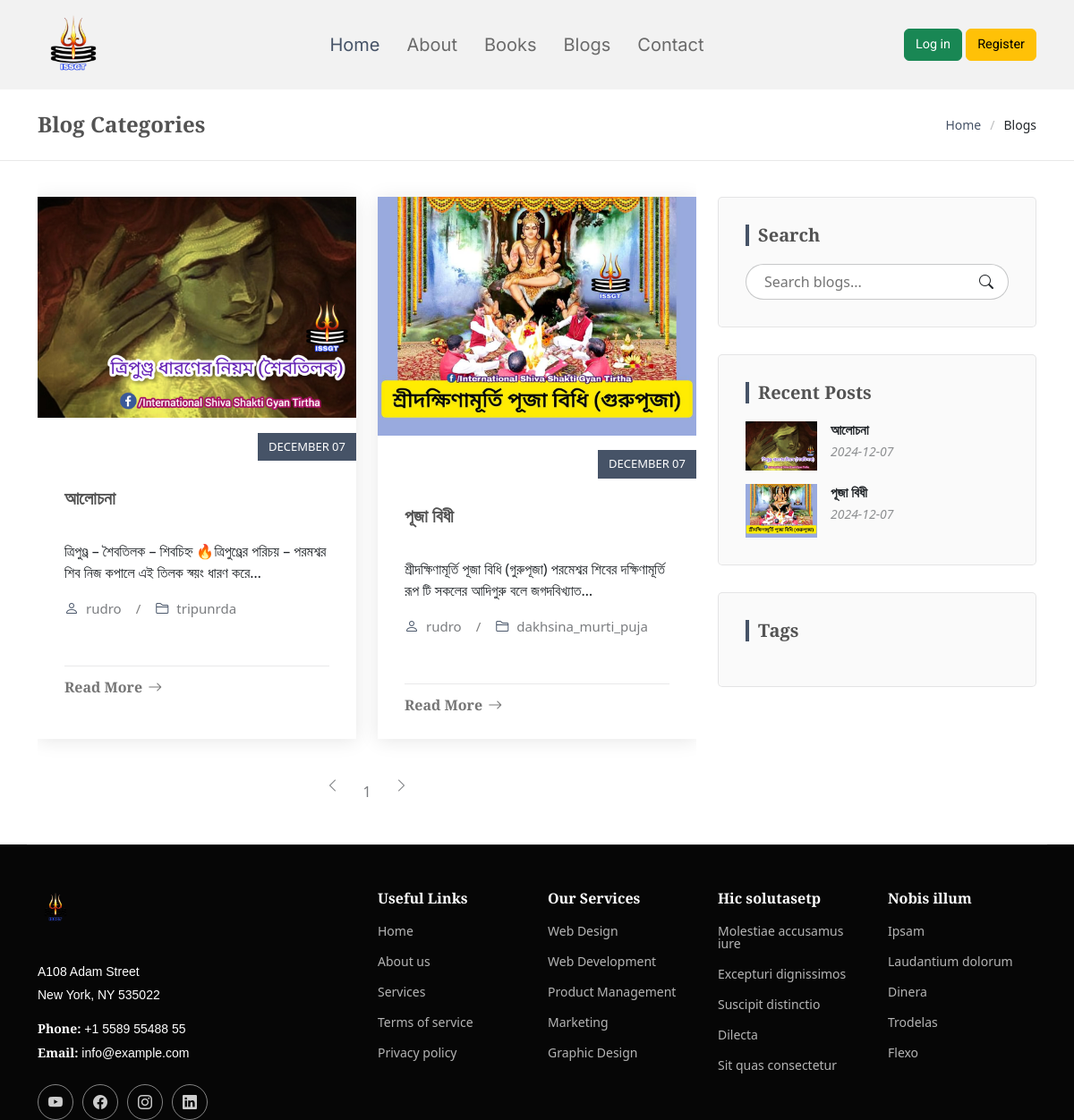
The page /blogs/ on the database as committed earlier.
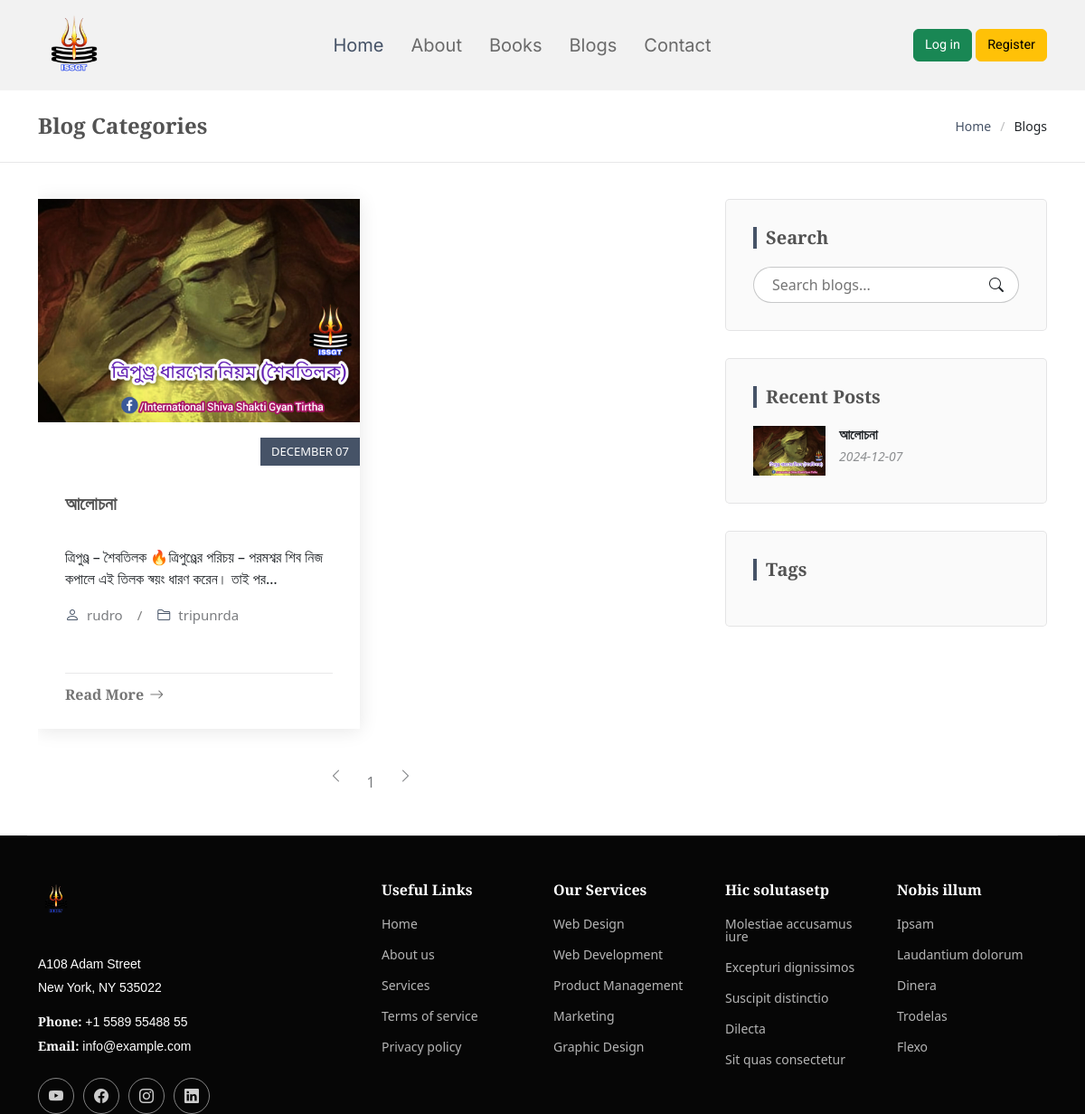
The same page on the database as committed later.
### home/models.py (models this page shows, shortened)
class HomeBlog(models.Model):
    category = models.ForeignKey(Category, on_delete=models.CASCADE, related_name="blogs", verbose_name="Category")  # Blog category
    slug = models.SlugField(unique=True, verbose_name="Slug")  # URL-friendly slug for each blog
    published_date = models.DateTimeField(auto_now_add=True, verbose_name="Published Date")  # When the blog is published
    image = models.ImageField(upload_to='photos/blogs', blank=True, null=True, verbose_name="Image")  # Blog image
    is_featured = models.BooleanField(default=False, verbose_name="Featured")  # Whether the blog is featured
    content = models.TextField(verbose_name="Content")  # Full content of the blog post
    author = models.ForeignKey(settings.AUTH_USER_MODEL, on_delete=models.CASCADE, related_name="blogs", verbose_name="Author", default=1)
    class Meta:
        verbose_name = 'HomeBlog'
        verbose_name_plural = 'Home Blogs'

class Category(models.Model):
    name = models.CharField(max_length=100, unique=True, verbose_name="Category Name")
    slug = models.SlugField(unique=True, verbose_name="Slug")
    class Meta:
        verbose_name = "Category"
        verbose_name_plural = "Categories"
    def __str__(self):
        return self.name

### account/models.py (models this page shows, shortened)
class Account(AbstractBaseUser):
    first_name = models.CharField(max_length=50)
    last_name = models.CharField(max_length=50)
    username = models.CharField(max_length=20,unique= True)
    email = models.EmailField(max_length=100,unique=True)
    phone_number = models.CharField(max_length=100)
    date_join = models.DateTimeField(auto_now_add=True)
    last_login = models.DateTimeField(auto_now_add=True)
    is_admin = models.BooleanField(default=False)
    is_staff = models.BooleanField(default=False)
    is_active = models.BooleanField(default=False)
    is_superadmin = models.BooleanField(default= False)
    USERNAME_FIELD = 'email'
    REQUIRED_FIELDS = ['username','first_name','last_name',]
    objects = MyAccountManager()

### blogs/views.py (the view)
# urls.py: path('', views.blog_list, name="blogs"),
def blog_list(request):
    blogs = HomeBlog.objects.all().order_by('-published_date')
    paginator = Paginator(blogs, 4)  # Show 5 blogs per page
    page_number = request.GET.get('page')
    page_obj = paginator.get_page(page_number)
    context = {
        'page_obj': page_obj,
    }
    return render(request, 'blogs/blogs.html', context)

### templates/blogs/blogs.html (shortened to what the changed rows need)
{% extends "base.html" %}
{% load static %}
{% block content %}
<main class="main">
    <div class="page-title position-relative">
      <div class="container d-lg-flex justify-content-between align-items-center">
        <h1 class="mb-2 mb-lg-0">Blog Categories</h1>
      </div>
    </div>
    <div class="container">
      <div class="row">
        <div class="col-lg-8">
          <section id="blog-posts" class="blog-posts section">
            <div class="row gy-4">
              {% if page_obj %}
                {% for blog in page_obj %}
                  <div class="col-lg-6">
                    <article class="position-relative h-100">
                      <div class="post-img position-relative overflow-hidden">
                        <img src="{{ blog.image.url }}" class="img-fluid mb-5" alt="{{ blog.category }}">
                        <span class="post-date">{{ blog.published_date|date:"F d" }}</span>
                      </div>
                      <div class="post-content d-flex flex-column">
                        <h3 class="post-title">{{ blog.category }}</h3>
                        <p>{{blog.content|truncatechars:100}}</p>
                        <div class="meta d-flex align-items-center">
                          <div class="d-flex align-items-center">
                            <i class="bi bi-person"></i> <span class="ps-2">{{blog.author.username}}</span>
                          </div>
                          <span class="px-3 text-black-50">/</span>
                          <div class="d-flex align-items-center">
                            <i class="bi bi-folder2"></i> <span class="ps-2">{{ blog.slug }}</span>
                          </div>
                        </div>
                        <hr>
                        <a href="{% url 'single_blog' slug=blog.slug %}" class="readmore stretched-link"><span>Read More</span><i class="bi bi-arrow-right"></i></a>
                      </div>
                    </article>
                  </div>
                {% endfor %}
              {% else %}
                <p>No blogs available at the moment.</p>
              {% endif %}
            </div>
          </section>
          <section id="blog-pagination" class="blog-pagination section">
            <div class="d-flex justify-content-center">
              <ul class="pagination">
                {% for page_num in page_obj.paginator.page_range %}
                  {% if page_obj.number == page_num %}
                    <li class="active"><a href="?page={{ page_num }}">{{ page_num }}</a></li>
                  {% else %}
                    <li><a href="?page={{ page_num }}">{{ page_num }}</a></li>
                  {% endif %}
                {% endfor %}
              </ul>
            </div>
          </section>
        </div>
        <div class="col-lg-4 sidebar">
          <div class="widgets-container">
            <div class="recent-posts-widget widget-item">
              {% for recent_blog in page_obj.object_list|slice:":5" %}
                <div class="post-item">
                  <img src="{{ recent_blog.image.url }}" alt="" class="flex-shrink-0">
                  <div>
                    <h4><a href="{% url 'single_blog' slug=recent_blog.slug %}">{{ recent_blog.category }}</a></h4>
                    <time datetime="{{ recent_blog.published_date }}">{{ recent_blog.published_date|date:"Y-m-d" }}</time>
                  </div>
                </div>
              {% endfor %}
            </div>
          </div>
        </div>
      </div>
    </div>
  </main>
{% endblock content %}

Rows that differ between the two databases and show on the page:
removed HomeBlog: image (picture), published_date "DECEMBER 07", category "পূজা বিধী", content "শ্রীদক্ষিণামূর্তি পূজা বিধি (গুরুপূজা) পরমেশ্বর শিবের দক্ষিণামূর্তি রূপ টি সকলের আদিগুরু বলে জগদবিখ্যাত…", author.username "rudro", slug "dakhsina_murti_puja", published_date "2024-12-07"
changed HomeBlog "tripunrda": content "ত্রিপুণ্ড্র – শৈবতিলক – শিবচিহ্ন 🔥ত্রিপুণ্ড্রের পরিচয় – পরমশ্বর শিব নিজ কপালে এই তিলক স্বয়ং ধারণ করে…" → "ত্রিপুণ্ড্র – শৈবতিলক 🔥ত্রিপুণ্ড্রের পরিচয় – পরমশ্বর শিব নিজ কপালে এই তিলক স্বয়ং ধারণ করেন। তাই পর…"
